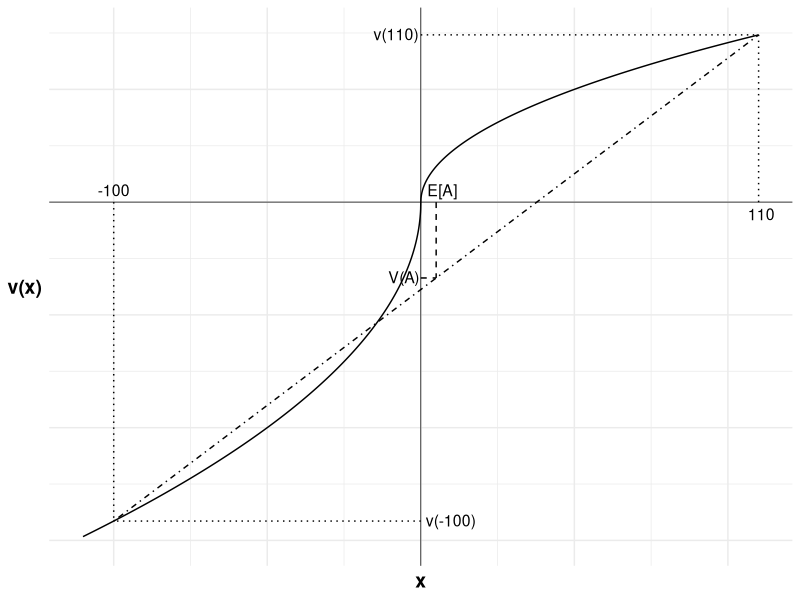
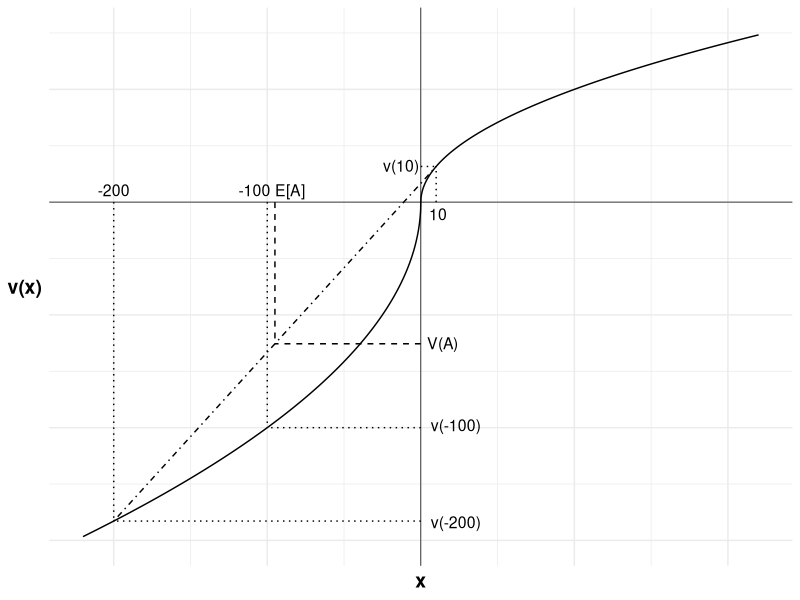
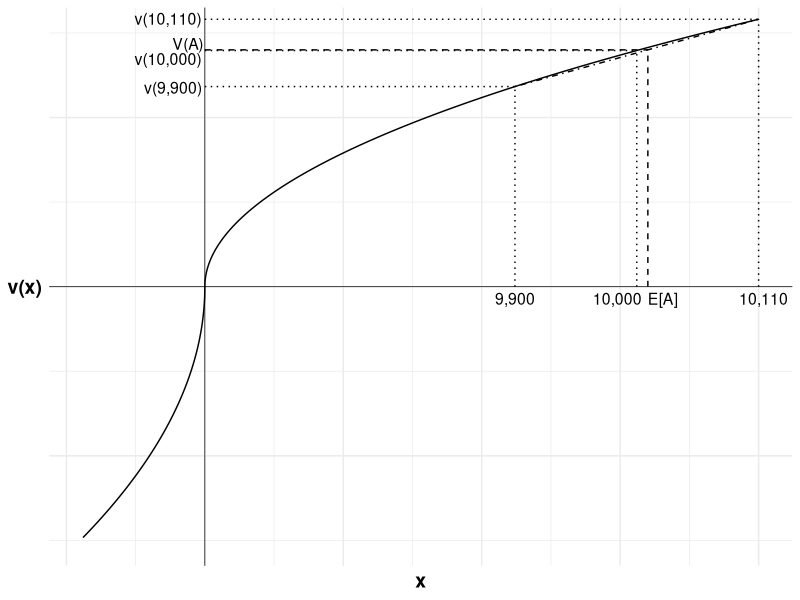
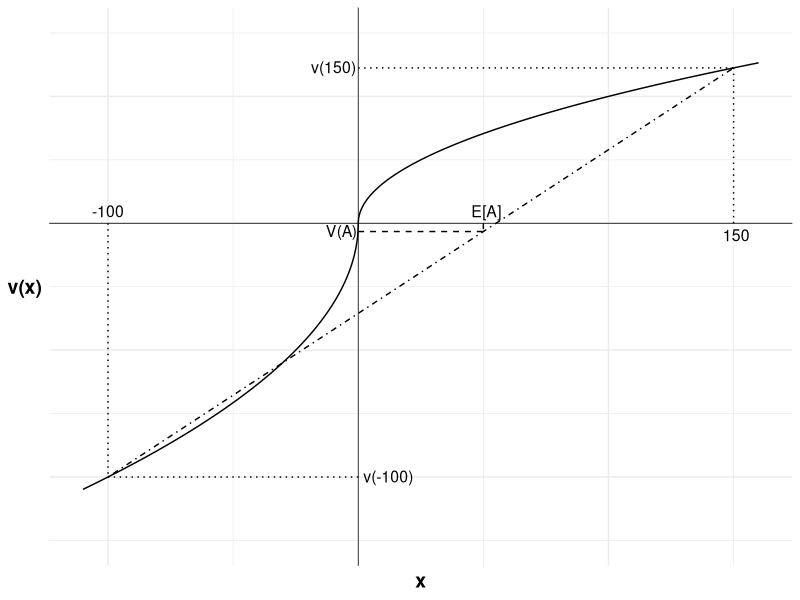
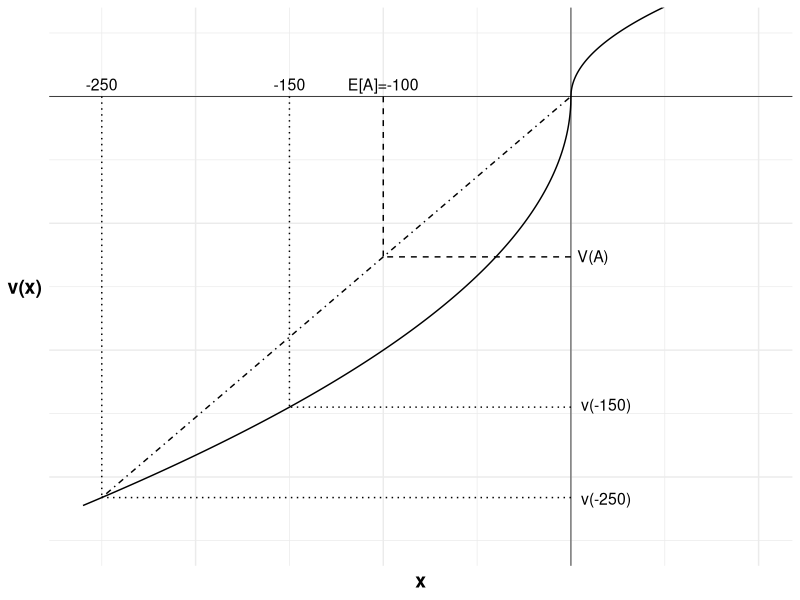
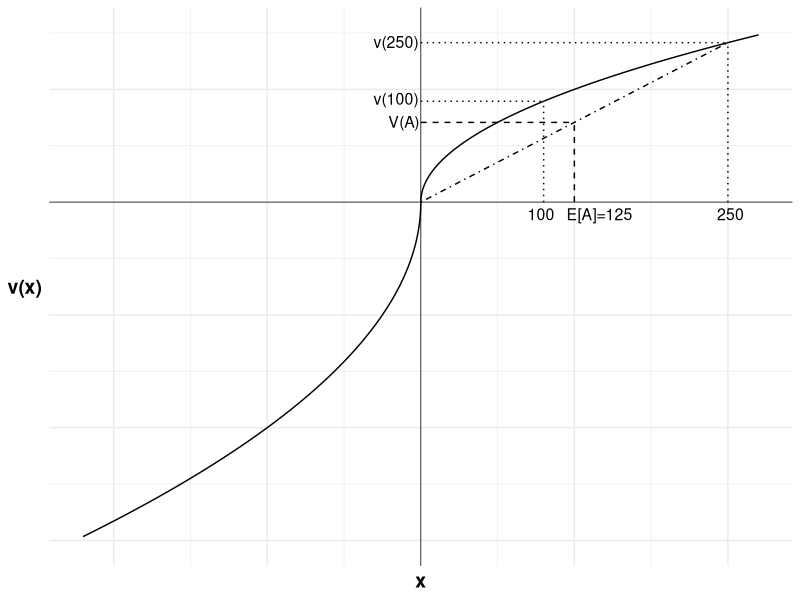
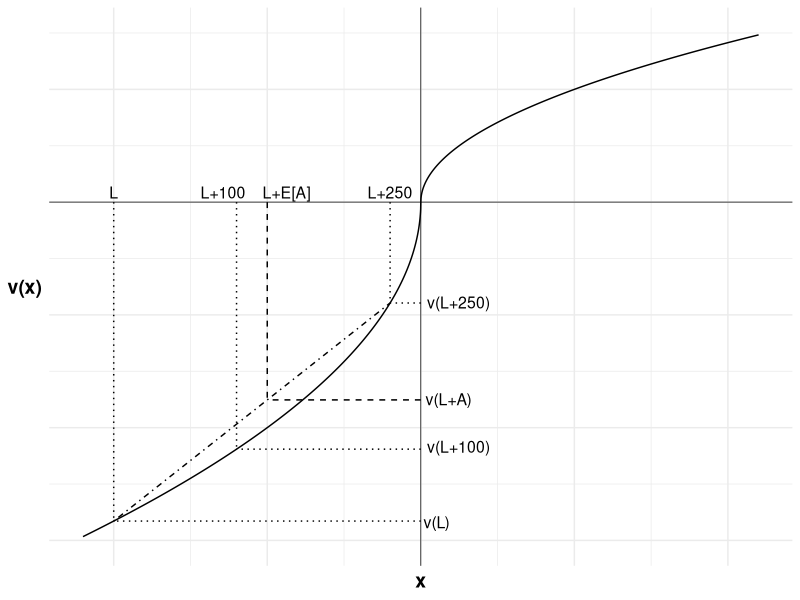
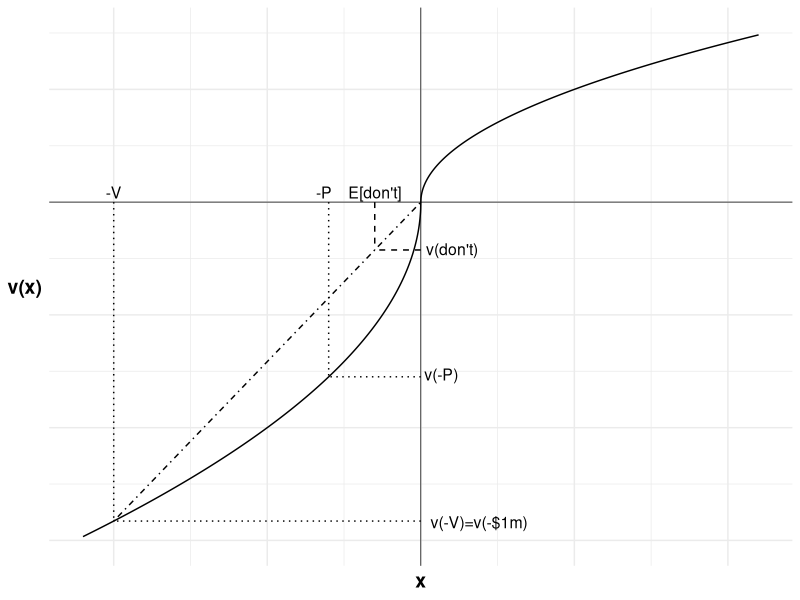

The R script that drew these images, in order:
## ---- chunk 1
#| label: fig-50-50-gamble
#| fig-cap: A 50:50 gamble

library(ggplot2)

u <- function(x){
  ifelse (x >= 0, x^0.5, -2*(-x)^0.5)
}

df <- data.frame(
  x = seq(-220, 220, 0.1),
  y = u(seq(-220, 220, 0.1))
)

#Variables for plot (may not match labels as not done to scale)
#Payoffs from gamble
x1 <- -200 #loss
x2 <- 220 #win
ev <- 10 #expected value of gamble
xc <- 0 #certain outcome
px2<-(ev-x1)/(x2-x1)

ggplot(mapping = aes(x, y)) +

  #Plot the utility curve
  geom_line(data = df) +
  geom_vline(xintercept = 0, linewidth=0.25)+ 
  geom_hline(yintercept = 0, linewidth=0.25)+
  labs(x = "x", y = "v(x)")+

  # Set the theme
  theme_minimal()+

  #remove numbers on each axis
  theme(axis.text.x = element_blank(),
            axis.text.y = element_blank(),
            axis.title=element_text(size=14,face="bold"),
            axis.title.y = element_text(angle=0, vjust=0.5))+

  #limit to y greater than zero and x greater than -8 (need -8 so space for y-axis labels)
  coord_cartesian(xlim = c(-220, 220), ylim = c(-30, 15))+

  #Add labels -100, v(-100) and line to curve indicating each
  annotate("text", x = x1, y = 0, label = "-100", size = 4, hjust = 0.5, vjust = -0.5)+
  annotate("segment", x = x1, y = 0, xend = x1, yend = u(x1), linewidth = 0.5, colour = "black", linetype="dotted")+
  annotate("segment", x = 0, y = u(x1), xend = x1, yend = u(x1), linewidth = 0.5, colour = "black", linetype="dotted")+
  annotate("text", x = 0, y = u(x1), label = "v(-100)", size = 4, hjust = -0.1, vjust = 0.45)+

  #Add expected utility line
  annotate("segment", x = x1, xend = x2, y = u(x1), yend = u(x2), linewidth = 0.5, colour = "black", linetype="dotdash")+

  #Add labels 110, v(110) and line to curve indicating each
  annotate("text", x = x2, y = 0, label = "110", size = 4, hjust = 0.4, vjust = 1.5)+
  annotate("segment", x = x2, y = 0, xend = x2, yend = u(x2), linewidth = 0.5, colour = "black", linetype="dotted")+
  annotate("segment", x = 0, y = u(x2), xend = x2, yend = u(x2), linewidth = 0.5, colour = "black", linetype="dotted")+
  annotate("text", x = 0, y = u(x2), label = "v(110)", size = 4, hjust = 1.05, vjust = 0.45)+

  #Add labels E[A], V(A) and curve indicating each
  annotate("text", x = ev, y = 0, label = "E[A]", size = 4, hjust = 0.3, vjust = -0.5)+
  annotate("segment", x = ev, y = 0, xend = ev, yend = u(x1)+(u(x2)-u(x1))*px2, linewidth = 0.5, colour = "black", linetype="dashed")+
  annotate("segment", x = 0, y = u(x1)+(u(x2)-u(x1))*px2, xend = ev, yend = u(x1)+(u(x2)-u(x1))*px2, linewidth = 0.5, colour = "black", linetype="dashed")+
  annotate("text", x = 0, y = u(x1)+(u(x2)-u(x1))*px2, label = "V(A)", size = 4, hjust = 1.05, vjust = 0.45)

## ---- chunk 2
#| label: fig-50-50-gamble-after-loss
#| fig-cap: A 50:50 gamble after a loss

library(ggplot2)

u <- function(x){
  ifelse (x >= 0, x^0.5, -2*(-x)^0.5)
}

df <- data.frame(
  x = seq(-220, 220, 0.1),
  y = u(seq(-220, 220, 0.1))
)

#Variables for plot (may not match labels as not done to scale)
#Payoffs from gamble
x1 <- -200 #loss
x2 <- 10 #win
ev <- -95 #expected value of gamble
xc <- -100 #certain outcome
px2<-(ev-x1)/(x2-x1)

ggplot(mapping = aes(x, y)) +

  #Plot the utility curve
  geom_line(data = df) +
  geom_vline(xintercept = 0, linewidth=0.25)+ 
  geom_hline(yintercept = 0, linewidth=0.25)+
  labs(x = "x", y = "v(x)")+

  # Set the theme
  theme_minimal()+

  #remove numbers on each axis
  theme(axis.text.x = element_blank(),
            axis.text.y = element_blank(),
            axis.title=element_text(size=14,face="bold"),
            axis.title.y = element_text(angle=0, vjust=0.5))+

  #limit to y greater than zero and x greater than -8 (need -8 so space for y-axis labels)
  coord_cartesian(xlim = c(-220, 220), ylim = c(-30, 15))+

  #Add labels -200, v(-200) and line to curve indicating each
  annotate("text", x = x1, y = 0, label = "-200", size = 4, hjust = 0.5, vjust = -0.5)+
  annotate("segment", x = x1, y = 0, xend = x1, yend = u(x1), linewidth = 0.5, colour = "black", linetype="dotted")+
  annotate("segment", x = 0, y = u(x1), xend = x1, yend = u(x1), linewidth = 0.5, colour = "black", linetype="dotted")+
  annotate("text", x = 0, y = u(x1), label = "v(-200)", size = 4, hjust = -0.2, vjust = 0.6)+

  #Add labels -100, v(-100) and line to curve indicating each
  annotate("text", x = xc, y = 0, label = "-100", size = 4, hjust = 0.9, vjust = -0.5)+
  annotate("segment", x = xc, y = 0, xend = xc, yend = u(xc), linewidth = 0.5, colour = "black", linetype="dotted")+
  annotate("segment", x = 0, y = u(xc), xend = xc, yend = u(xc), linewidth = 0.5, colour = "black", linetype="dotted")+
  annotate("text", x = 0, y = u(xc), label = "v(-100)", size = 4, hjust = -0.2, vjust = 0.3)+

  #Add expected utility line
  annotate("segment", x = x1, xend = x2, y = u(x1), yend = u(x2), linewidth = 0.5, colour = "black", linetype="dotdash")+

  #Add labels 10, v(10) and line to curve indicating each
  annotate("text", x = x2, y = 0, label = "10", size = 4, hjust = 0.4, vjust = 1.5)+
  annotate("segment", x = x2, y = 0, xend = x2, yend = u(x2), linewidth = 0.5, colour = "black", linetype="dotted")+
  annotate("segment", x = 0, y = u(x2), xend = x2, yend = u(x2), linewidth = 0.5, colour = "black", linetype="dotted")+
  annotate("text", x = 0, y = u(x2), label = "v(10)", size = 4, hjust = 1.05, vjust = 0.45)+

  #Add labels E[A], V(A) and curve indicating each
  annotate("text", x = ev, y = 0, label = "E[A]", size = 4, hjust = 0, vjust = -0.5)+
  annotate("segment", x = ev, y = 0, xend = ev, yend = u(x1)+(u(x2)-u(x1))*px2, linewidth = 0.5, colour = "black", linetype="dashed")+
  annotate("segment", x = 0, y = u(x1)+(u(x2)-u(x1))*px2, xend = ev, yend = u(x1)+(u(x2)-u(x1))*px2, linewidth = 0.5, colour = "black", linetype="dashed")+
  annotate("text", x = 0, y = u(x1)+(u(x2)-u(x1))*px2, label = "V(A)", size = 4, hjust = -0.2, vjust = 0.45)

## ---- chunk 3
#| label: fig-50-50-gamble-after-win
#| fig-cap: A 50:50 gamble after a win (not to scale)

library(ggplot2)

u <- function(x){
  ifelse (x >= 0, x^0.5, -2*(-x)^0.5)
}

df <- data.frame(
  x = seq(-220, 1000, 0.1),
  y = u(seq(-220, 1000, 0.1))
)

#Variables for plot (may not match labels as not done to scale)
#Payoffs from gamble
x1 <- 560 #loss
x2 <- 1000 #win
ev <- 800 #expected value of gamble
xc <- 780 #certain outcome
px2<-(ev-x1)/(x2-x1)

ggplot(mapping = aes(x, y)) +

  #Plot the utility curve
  geom_line(data = df) +
  geom_vline(xintercept = 0, linewidth=0.25)+ 
  geom_hline(yintercept = 0, linewidth=0.25)+
  labs(x = "x", y = "v(x)")+

  # Set the theme
  theme_minimal()+

  #remove numbers on each axis
  theme(axis.text.x = element_blank(),
            axis.text.y = element_blank(),
            axis.title=element_text(size=14,face="bold"),
            axis.title.y = element_text(angle=0, vjust=0.5))+

  #limit to y greater than zero and x greater than -8 (need -8 so space for y-axis labels)
  coord_cartesian(xlim = c(-220, 1000), ylim = c(-30, 30))+

  #Add labels 9,900, v(9,900) and line to curve indicating each
  annotate("text", x = x1, y = 0, label = "9,900", size = 4, hjust = 0.5, vjust = 1.5)+
  annotate("segment", x = x1, y = 0, xend = x1, yend = u(x1), linewidth = 0.5, colour = "black", linetype="dotted")+
  annotate("segment", x = 0, y = u(x1), xend = x1, yend = u(x1), linewidth = 0.5, colour = "black", linetype="dotted")+
  annotate("text", x = 0, y = u(x1), label = "v(9,900)", size = 4, hjust = 1.05, vjust = 0.6)+

  #Add labels 10,000, v(10,000) and line to curve indicating each
  annotate("text", x = xc, y = 0, label = "10,000", size = 4, hjust = 0.9, vjust = 1.5)+
  annotate("segment", x = xc, y = 0, xend = xc, yend = u(xc), linewidth = 0.5, colour = "black", linetype="dotted")+
  annotate("segment", x = 0, y = u(xc), xend = xc, yend = u(xc), linewidth = 0.5, colour = "black", linetype="dotted")+
  annotate("text", x = 0, y = u(xc), label = "v(10,000)", size = 4, hjust = 1.05, vjust = 1.2)+

  #Add expected utility line
  annotate("segment", x = x1, xend = x2, y = u(x1), yend = u(x2), linewidth = 0.5, colour = "black", linetype="dotdash")+

  #Add labels 10,110, v(10,110) and line to curve indicating each
  annotate("text", x = x2, y = 0, label = "10,110", size = 4, hjust = 0.4, vjust = 1.5)+
  annotate("segment", x = x2, y = 0, xend = x2, yend = u(x2), linewidth = 0.5, colour = "black", linetype="dotted")+
  annotate("segment", x = 0, y = u(x2), xend = x2, yend = u(x2), linewidth = 0.5, colour = "black", linetype="dotted")+
  annotate("text", x = 0, y = u(x2), label = "v(10,110)", size = 4, hjust = 1.05, vjust = 0.45)+

  #Add labels E[A], V(A) and curve indicating each
  annotate("text", x = ev, y = 0, label = "E[A]", size = 4, hjust = 0, vjust = 1.5)+
  annotate("segment", x = ev, y = 0, xend = ev, yend = u(x1)+(u(x2)-u(x1))*px2, linewidth = 0.5, colour = "black", linetype="dashed")+
  annotate("segment", x = 0, y = u(x1)+(u(x2)-u(x1))*px2, xend = ev, yend = u(x1)+(u(x2)-u(x1))*px2, linewidth = 0.5, colour = "black", linetype="dashed")+
  annotate("text", x = 0, y = u(x1)+(u(x2)-u(x1))*px2, label = "V(A)", size = 4, hjust = 1.05, vjust = 0)

## ---- chunk 4
#| label: fig-60-40-gamble
#| fig-cap: A 60:40 gamble

library(ggplot2)

u <- function(x){
  ifelse (x >= 0, x^0.5, -2*(-x)^0.5)
}

df <- data.frame(
  x = seq(-110, 160, 0.1),
  y = u(seq(-110, 160, 0.1))
)

#Variables for plot (may not match labels as not done to scale)
#Payoffs from gamble
x1 <- -100 #loss
x2 <- 150 #win
ev <- 0.6*150-0.4*100 #expected value of gamble
xc <- 0 #certain outcome
px2<-(ev-x1)/(x2-x1)

ggplot(mapping = aes(x, y)) +

  #Plot the utility curve
  geom_line(data = df) +
  geom_vline(xintercept = 0, linewidth=0.25)+ 
  geom_hline(yintercept = 0, linewidth=0.25)+
  labs(x = "x", y = "v(x)")+

  # Set the theme
  theme_minimal()+

  #remove numbers on each axis
  theme(axis.text.x = element_blank(),
            axis.text.y = element_blank(),
            axis.title=element_text(size=14,face="bold"),
            axis.title.y = element_text(angle=0, vjust=0.5))+

  #limit to y greater than zero and x greater than -8 (need -8 so space for y-axis labels)
  coord_cartesian(xlim = c(-110, 160), ylim = c(-25, 15))+

  #Add labels -100, v(-100) and line to curve indicating each
  annotate("text", x = x1, y = 0, label = "-100", size = 4, hjust = 0.5, vjust = -0.5)+
  annotate("segment", x = x1, y = 0, xend = x1, yend = u(x1), linewidth = 0.5, colour = "black", linetype="dotted")+
  annotate("segment", x = 0, y = u(x1), xend = x1, yend = u(x1), linewidth = 0.5, colour = "black", linetype="dotted")+
  annotate("text", x = 0, y = u(x1), label = "v(-100)", size = 4, hjust = -0.1, vjust = 0.45)+

  #Add expected utility line
  annotate("segment", x = x1, xend = x2, y = u(x1), yend = u(x2), linewidth = 0.5, colour = "black", linetype="dotdash")+

  #Add labels 150, v(150) and line to curve indicating each
  annotate("text", x = x2, y = 0, label = "150", size = 4, hjust = 0.4, vjust = 1.5)+
  annotate("segment", x = x2, y = 0, xend = x2, yend = u(x2), linewidth = 0.5, colour = "black", linetype="dotted")+
  annotate("segment", x = 0, y = u(x2), xend = x2, yend = u(x2), linewidth = 0.5, colour = "black", linetype="dotted")+
  annotate("text", x = 0, y = u(x2), label = "v(150)", size = 4, hjust = 1.05, vjust = 0.45)+

  #Add labels E[A], V(A) and curve indicating each
  annotate("text", x = ev, y = 0, label = "E[A]", size = 4, hjust = 0.4, vjust = -0.5)+
  annotate("segment", x = ev, y = 0, xend = ev, yend = u(x1)+(u(x2)-u(x1))*px2, linewidth = 0.5, colour = "black", linetype="dashed")+
  annotate("segment", x = 0, y = u(x1)+(u(x2)-u(x1))*px2, xend = ev, yend = u(x1)+(u(x2)-u(x1))*px2, linewidth = 0.5, colour = "black", linetype="dashed")+
  annotate("text", x = 0, y = u(x1)+(u(x2)-u(x1))*px2, label = "V(A)", size = 4, hjust = 1.05, vjust = 0.45)

## ---- chunk 5
#| label: fig-60-40-gamble-after-loss
#| fig-cap: A 60:40 gamble after a loss

library(ggplot2)

u <- function(x){
  ifelse (x >= 0, x^0.5, -2*(-x)^0.5)
}

df <- data.frame(
  x = seq(-260, 100, 0.1),
  y = u(seq(-260, 100, 0.1))
)

#Variables for plot (may not match labels as not done to scale)
#Payoffs from gamble
x1 <- -250 #loss
x2 <- 0 #win
ev <- -100 #expected value of gamble
xc <- -150 #certain outcome
px2<-(ev-x1)/(x2-x1)

ggplot(mapping = aes(x, y)) +

  #Plot the utility curve
  geom_line(data = df) +
  geom_vline(xintercept = 0, linewidth=0.25)+ 
  geom_hline(yintercept = 0, linewidth=0.25)+
  labs(x = "x", y = "v(x)")+

  # Set the theme
  theme_minimal()+

  #remove numbers on each axis
  theme(axis.text.x = element_blank(),
            axis.text.y = element_blank(),
            axis.title=element_text(size=14,face="bold"),
            axis.title.y = element_text(angle=0, vjust=0.5))+

  #limit to y greater than zero and x greater than -8 (need -8 so space for y-axis labels)
  coord_cartesian(xlim = c(-260, 100), ylim = c(-35, 5))+

  #Add labels -250, v(-250) and line to curve indicating each
  annotate("text", x = x1, y = 0, label = "-250", size = 4, hjust = 0.5, vjust = -0.5)+
  annotate("segment", x = x1, y = 0, xend = x1, yend = u(x1), linewidth = 0.5, colour = "black", linetype="dotted")+
  annotate("segment", x = 0, y = u(x1), xend = x1, yend = u(x1), linewidth = 0.5, colour = "black", linetype="dotted")+
  annotate("text", x = 0, y = u(x1), label = "v(-250)", size = 4, hjust = -0.2, vjust = 0.6)+

  #Add labels -150, v(-150) and line to curve indicating each
  annotate("text", x = xc, y = 0, label = "-150", size = 4, hjust = 0.5, vjust = -0.5)+
  annotate("segment", x = xc, y = 0, xend = xc, yend = u(xc), linewidth = 0.5, colour = "black", linetype="dotted")+
  annotate("segment", x = 0, y = u(xc), xend = xc, yend = u(xc), linewidth = 0.5, colour = "black", linetype="dotted")+
  annotate("text", x = 0, y = u(xc), label = "v(-150)", size = 4, hjust = -0.2, vjust = 0.3)+

  #Add expected utility line
  annotate("segment", x = x1, xend = x2, y = u(x1), yend = u(x2), linewidth = 0.5, colour = "black", linetype="dotdash")+

  #Add labels E[A]=-100, V(A) and curve indicating each
  annotate("text", x = ev, y = 0, label = "E[A]=-100", size = 4, hjust = 0.5, vjust = -0.5)+
  annotate("segment", x = ev, y = 0, xend = ev, yend = u(x1)+(u(x2)-u(x1))*px2, linewidth = 0.5, colour = "black", linetype="dashed")+
  annotate("segment", x = 0, y = u(x1)+(u(x2)-u(x1))*px2, xend = ev, yend = u(x1)+(u(x2)-u(x1))*px2, linewidth = 0.5, colour = "black", linetype="dashed")+
  annotate("text", x = 0, y = u(x1)+(u(x2)-u(x1))*px2, label = "V(A)", size = 4, hjust = -0.2, vjust = 0.45)

## ---- chunk 6
#| label: fig-bill-gamble
#| fig-cap: Bill's consideration of gamble A and the \$100

library(ggplot2)

u <- function(x){
  ifelse (x >= 0, x^0.5, -2*(-x)^0.5)
}

df <- data.frame(
  x = seq(-220, 220, 0.1),
  y = u(seq(-220, 220, 0.1))
)

#Variables for plot (may not match labels as not done to scale)
#Payoffs from gamble
x1<-0 #loss
x2<-200 #win
ev<-100 #expected value of gamble
xc<-80 #certain outcome
px2<-(ev-x1)/(x2-x1)

ggplot(mapping = aes(x, y)) +

  #Plot the utility curve
  geom_line(data = df) +
  geom_vline(xintercept = 0, linewidth=0.25)+ 
  geom_hline(yintercept = 0, linewidth=0.25)+
  labs(x = "x", y = "v(x)")+

  # Set the theme
  theme_minimal()+

  #remove numbers on each axis
  theme(axis.text.x = element_blank(),
            axis.text.y = element_blank(),
            axis.title=element_text(size=14,face="bold"),
            axis.title.y = element_text(angle=0, vjust=0.5))+

  #limit to y greater than zero and x greater than -8 (need -8 so space for y-axis labels)
  coord_cartesian(xlim = c(-220, 220), ylim = c(-30, 15))+

  #Add labels W+20, U(W+20) and line to curve indicating each
  annotate("segment", x = x1, y = 0, xend = x1, yend = u(x1), linewidth = 0.5, colour = "black", linetype="dotted")+
  annotate("segment", x = 0, y = u(x1), xend = x1, yend = u(x1), linewidth = 0.5, colour = "black", linetype="dotted")+

  #Add labels 100, U(100) and line to curve indicating each
  annotate("text", x = xc, y = 0, label = "100", size = 4, hjust = 0.6, vjust = 1.5)+
  annotate("segment", x = xc, y = 0, xend = xc, yend = u(xc), linewidth = 0.5, colour = "black", linetype="dotted")+
  annotate("segment", x = 0, y = u(xc), xend = xc, yend = u(xc), linewidth = 0.5, colour = "black", linetype="dotted")+
  annotate("text", x = 0, y = u(xc), label = "v(100)", size = 4, hjust = 1.05, vjust = 0.3)+

  #Add expected utility line
  annotate("segment", x = x1, xend = x2, y = u(x1), yend = u(x2), linewidth = 0.5, colour = "black", linetype="dotdash")+

  #Add labels 250, v(250) and line to curve indicating each
  annotate("text", x = x2, y = 0, label = "250", size = 4, hjust = 0.4, vjust = 1.5)+
  annotate("segment", x = x2, y = 0, xend = x2, yend = u(x2), linewidth = 0.5, colour = "black", linetype="dotted")+
  annotate("segment", x = 0, y = u(x2), xend = x2, yend = u(x2), linewidth = 0.5, colour = "black", linetype="dotted")+
  annotate("text", x = 0, y = u(x2), label = "v(250)", size = 4, hjust = 1.05, vjust = 0.45)+

  #Add labels E[A], V(A) and curve indicating each
  annotate("text", x = ev, y = 0, label = "E[A]=125", size = 4, hjust = 0.12, vjust = 1.5)+
  annotate("segment", x = ev, y = 0, xend = ev, yend = u(x1)+(u(x2)-u(x1))*px2, linewidth = 0.5, colour = "black", linetype="dashed")+
  annotate("segment", x = 0, y = u(x1)+(u(x2)-u(x1))*px2, xend = ev, yend = u(x1)+(u(x2)-u(x1))*px2, linewidth = 0.5, colour = "black", linetype="dashed")+
  annotate("text", x = 0, y = u(x1)+(u(x2)-u(x1))*px2, label = "V(A)", size = 4, hjust = 1.05, vjust = 0.45)

## ---- chunk 7
#| label: fig-bill-gamble-after-shock
#| fig-cap: Bill's consideration of gamble A and the \$100 after the shock

library(ggplot2)

u <- function(x){
  ifelse (x >= 0, x^0.5, -2*(-x)^0.5)
}

df <- data.frame(
  x = seq(-220, 220, 0.1),
  y = u(seq(-220, 220, 0.1))
)

#Variables for plot (may not match labels as not done to scale)
#Payoffs from gamble
x1<- -200 #loss
x2<- -20 #win
ev<- -100 #expected value of gamble
xc<- -120 #certain outcome
px2<-(ev-x1)/(x2-x1)

ggplot(mapping = aes(x, y)) +

  #Plot the utility curve
  geom_line(data = df) +
  geom_vline(xintercept = 0, linewidth=0.25)+ 
  geom_hline(yintercept = 0, linewidth=0.25)+
  labs(x = "x", y = "v(x)")+

  # Set the theme
  theme_minimal()+

  #remove numbers on each axis
  theme(axis.text.x = element_blank(),
            axis.text.y = element_blank(),
            axis.title=element_text(size=14,face="bold"),
            axis.title.y = element_text(angle=0, vjust=0.5))+

  #limit to y greater than zero and x greater than -8 (need -8 so space for y-axis labels)
  coord_cartesian(xlim = c(-220, 220), ylim = c(-30, 15))+

  #Add labels L, v(L) and line to curve indicating each
  annotate("text", x = x1, y = 0, label = "L", size = 4, hjust = 0.5, vjust = -0.3)+
  annotate("segment", x = x1, y = 0, xend = x1, yend = u(x1), linewidth = 0.5, colour = "black", linetype="dotted")+
  annotate("segment", x = 0, y = u(x1), xend = x1, yend = u(x1), linewidth = 0.5, colour = "black", linetype="dotted")+
  annotate("text", x = 0, y = u(x1), label = "v(L)", size = 4, hjust = -0.1, vjust = 0.6)+

  #Add labels L+100, v(L+100) and line to curve indicating each
  annotate("text", x = xc, y = 0, label = "L+100", size = 4, hjust = 0.8, vjust = -0.3)+
  annotate("segment", x = xc, y = 0, xend = xc, yend = u(xc), linewidth = 0.5, colour = "black", linetype="dotted")+
  annotate("segment", x = 0, y = u(xc), xend = xc, yend = u(xc), linewidth = 0.5, colour = "black", linetype="dotted")+
  annotate("text", x = 0, y = u(xc), label = "v(L+100)", size = 4, hjust = -0.1, vjust = 0.3)+

  #Add expected utility line
  annotate("segment", x = x1, xend = x2, y = u(x1), yend = u(x2), linewidth = 0.5, colour = "black", linetype="dotdash")+

  #Add labels 250+L, U(250+L) and line to curve indicating each
  annotate("text", x = x2, y = 0, label = "L+250", size = 4, hjust = 0.5, vjust = -0.3)+
  annotate("segment", x = x2, y = 0, xend = x2, yend = u(x2), linewidth = 0.5, colour = "black", linetype="dotted")+
  annotate("segment", x = 0, y = u(x2), xend = x2, yend = u(x2), linewidth = 0.5, colour = "black", linetype="dotted")+
  annotate("text", x = 0, y = u(x2), label = "v(L+250)", size = 4, hjust = -0.1, vjust = 0.45)+

  #Add labels L+E[A], v(A+L) and curve indicating each
  annotate("text", x = ev, y = 0, label = "L+E[A]", size = 4, hjust = 0.1, vjust = -0.3)+
  annotate("segment", x = ev, y = 0, xend = ev, yend = u(x1)+(u(x2)-u(x1))*px2, linewidth = 0.5, colour = "black", linetype="dashed")+
  annotate("segment", x = 0, y = u(x1)+(u(x2)-u(x1))*px2, xend = ev, yend = u(x1)+(u(x2)-u(x1))*px2, linewidth = 0.5, colour = "black", linetype="dashed")+
  annotate("text", x = 0, y = u(x1)+(u(x2)-u(x1))*px2, label = "v(L+A)", size = 4, hjust = -0.1, vjust = 0.45)

## ---- chunk 8
#| label: fig-reflection-effect-insurance
#| fig-cap: The reflection effect and insurance

library(ggplot2)

u <- function(x){
  ifelse (x >= 0, x^0.5, -2*(-x)^0.5)
}

df <- data.frame(
  x = seq(-220, 220, 0.1),
  y = u(seq(-220, 220, 0.1))
)

#Variables for plot (may not match labels as not done to scale)
#Payoffs from gamble
x1<- -200 #loss
x2<- 0 #win
ev<- -30 #expected value of gamble
xc<- -60 #certain outcome
px2<-(ev-x1)/(x2-x1)

ggplot(mapping = aes(x, y)) +

  #Plot the utility curve
  geom_line(data = df) +
  geom_vline(xintercept = 0, linewidth=0.25)+ 
  geom_hline(yintercept = 0, linewidth=0.25)+
  labs(x = "x", y = "v(x)")+

  # Set the theme
  theme_minimal()+

  #remove numbers on each axis
  theme(axis.text.x = element_blank(),
            axis.text.y = element_blank(),
            axis.title=element_text(size=14,face="bold"),
            axis.title.y = element_text(angle=0, vjust=0.5))+

  #limit to y greater than zero and x greater than -8 (need -8 so space for y-axis labels)
  coord_cartesian(xlim = c(-220, 220), ylim = c(-30, 15))+

  #Add labels -V, v(L) and line to curve indicating each
  annotate("text", x = x1, y = 0, label = "-V", size = 4, hjust = 0.5, vjust = -0.3)+
  annotate("segment", x = x1, y = 0, xend = x1, yend = u(x1), linewidth = 0.5, colour = "black", linetype="dotted")+
  annotate("segment", x = 0, y = u(x1), xend = x1, yend = u(x1), linewidth = 0.5, colour = "black", linetype="dotted")+
  annotate("text", x = 0, y = u(x1), label = "v(-V)=v(-$1m)", size = 4, hjust = -0.1, vjust = 0.6)+

  #Add labels -P, v(-P) and line to curve indicating each
  annotate("text", x = xc, y = 0, label = "-P", size = 4, hjust = 0.8, vjust = -0.3)+
  annotate("segment", x = xc, y = 0, xend = xc, yend = u(xc), linewidth = 0.5, colour = "black", linetype="dotted")+
  annotate("segment", x = 0, y = u(xc), xend = xc, yend = u(xc), linewidth = 0.5, colour = "black", linetype="dotted")+
  annotate("text", x = 0, y = u(xc), label = "v(-P)", size = 4, hjust = -0.1, vjust = 0.3)+

  #Add expected utility line
  annotate("segment", x = x1, xend = x2, y = u(x1), yend = u(x2), linewidth = 0.5, colour = "black", linetype="dotdash")+

  #Add labels E[don't], v(don't) and curve indicating each
  annotate("text", x = ev, y = 0, label = "E[don't]", size = 4, hjust = 0.5, vjust = -0.3)+
  annotate("segment", x = ev, y = 0, xend = ev, yend = u(x1)+(u(x2)-u(x1))*px2, linewidth = 0.5, colour = "black", linetype="dashed")+
  annotate("segment", x = 0, y = u(x1)+(u(x2)-u(x1))*px2, xend = ev, yend = u(x1)+(u(x2)-u(x1))*px2, linewidth = 0.5, colour = "black", linetype="dashed")+
  annotate("text", x = 0, y = u(x1)+(u(x2)-u(x1))*px2, label = "v(don't)", size = 4, hjust = -0.1, vjust = 0.45)
